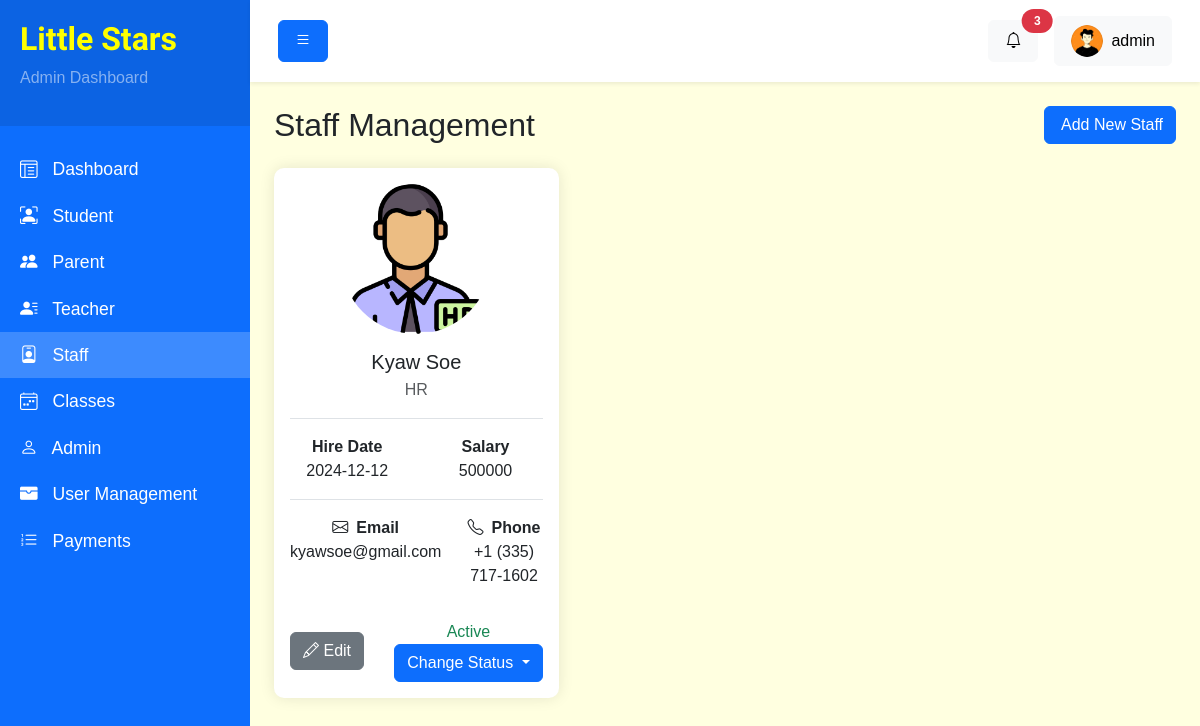
The page /backend/staff.php (signed in) on the database its author committed.
### tables this page shows
CREATE TABLE `Staff` (
  `staff_id` int NOT NULL,
  `user_id` int NOT NULL,
  `name` varchar(50) NOT NULL,
  `photo` varchar(255) DEFAULT NULL,
  `phone` varchar(50) NOT NULL,
  `staff_role` enum('HR','Accountant','Driver','Cleaner') NOT NULL,
  `hire_date` date NOT NULL,
  `salary` int NOT NULL,
  `address` text
);

CREATE TABLE `Users` (
  `user_id` int NOT NULL,
  `email` varchar(100) NOT NULL,
  `password` varchar(255) NOT NULL,
  `role` enum('Teacher','Staff','Parent','Admin') NOT NULL,
  `status` enum('active','suspend','pending') NOT NULL DEFAULT 'active',
  `created_at` timestamp NULL DEFAULT CURRENT_TIMESTAMP,
  `updated_at` timestamp NOT NULL DEFAULT CURRENT_TIMESTAMP
);

### backend/components/staff/cards.php (the view, shortened to what this page needs)
<div class="row">
    <?php
    $get_staff_list_query = "SELECT * FROM Staff LEFT JOIN Users ON Staff.user_id = Users.user_id WHERE Users.status = 1";
    $statement = $pdo->prepare($get_staff_list_query);
    $statement->execute();
    $staffs = [];
    while($staff = $statement->fetch(PDO::FETCH_ASSOC)) {
        $staffs[] = $staff;
    }
    ?>
    <?php if(count($staffs) > 0) : ?>
        <?php foreach($staffs as $staff) : ?>
            <div class="col-md-4 mb-4">
                <div class="card">
                    <div class="card-body">
                        <div class="text-center mb-3">
                            <img src="<?= $staff['photo'] ? 'uploads/' . $staff['photo'] : 'https://placehold.co/150' ?>" class="rounded-circle" style="max-width: 150px; height: auto" alt="Teacher">
                            <h5 class="mt-3 mb-1"><?= $staff['name'] ?></h5>
                            <p class="text-muted"><?= $staff['staff_role'] ?></p>
                        </div>
                        <div class="border-top pt-3">
                            <div class="row text-center">
                                <div class="col">
                                    <b>Hire Date</b>
                                    <p><?= $staff['hire_date'] ?></p>
                                </div>
                                <div class="col">
                                    <b>Salary</b>
                                    <p><?= $staff['salary'] ?></p>
                                </div>
                            </div>
                        </div>
                        <div class="border-top pt-3">
                            <div class="row text-center">
                                <div class="col">
                                    <b><i class="bi bi-envelope me-2"></i>Email</b>
                                    <p><?= $staff['email'] ?></p>
                                </div>
                                <div class="col">
                                    <b><i class="bi bi-telephone me-2"></i>Phone</b>
                                    <p><?= $staff['phone'] ?></p>
                                </div>
                            </div>
                        </div>
                        <div class="mt-3 d-flex justify-content-between align-items-center">
                        <a class="btn btn-secondary text-white text-decoration-none" href="staff-edit.php?id=<?= $staff['staff_id'] ?>"><i class="bi bi-pencil text-white"></i>  Edit</a>
                            <div class="text-center">
                                <?php if($staff['status'] == 'active') : ?>
                                    <span class="text-success">Active</span>
                                <?php elseif($staff['status'] == 'suspend') : ?>
                                    <span class="text-danger">Suspend</span>
                                <?php else : ?>
                                    <span class="text-warning">Pending</span>
                                <?php endif; ?>
                                <div class="dropdown d-block">
                                    <button class="btn btn-primary dropdown-toggle" type="button" data-bs-toggle="dropdown" aria-expanded="false">
                                        Change Status
                                    </button>
                                </div>
                        </div>
                    </div>
                </div>
            </div>
        <?php endforeach; ?>
    <?php endif; ?>
</div>

### backend/css/style.css (style rules this page uses)
body { background: #f8f9fa; font-family: "Arial", sans-serif; }
.card { border: none; border-radius: 10px; box-shadow: 0 0 15px rgba(0, 0, 0, 0.1); margin-bottom: 20px; }

### backend/layouts/header.php (style rules this page uses)
body { background-color: lightyellow !important; }

### rows shown on the page
staff: photo (picture), name "Kyaw Soe", staff_role "HR", hire_date "2024-12-12", salary "500000", user.email "kyawsoe@gmail.com", phone "+1 (335) 717-1602"

### other values the page prints
$item['name'] "Dashboard"
$item['name'] "Student"
$item['name'] "Parent"
$item['name'] "Teacher"
$item['name'] "Staff"
$item['name'] "Classes"
$item['name'] "Admin"
$item['name'] "User Management"
$item['name'] "Payments"
$_SESSION['admin_user']['name'] "admin"
